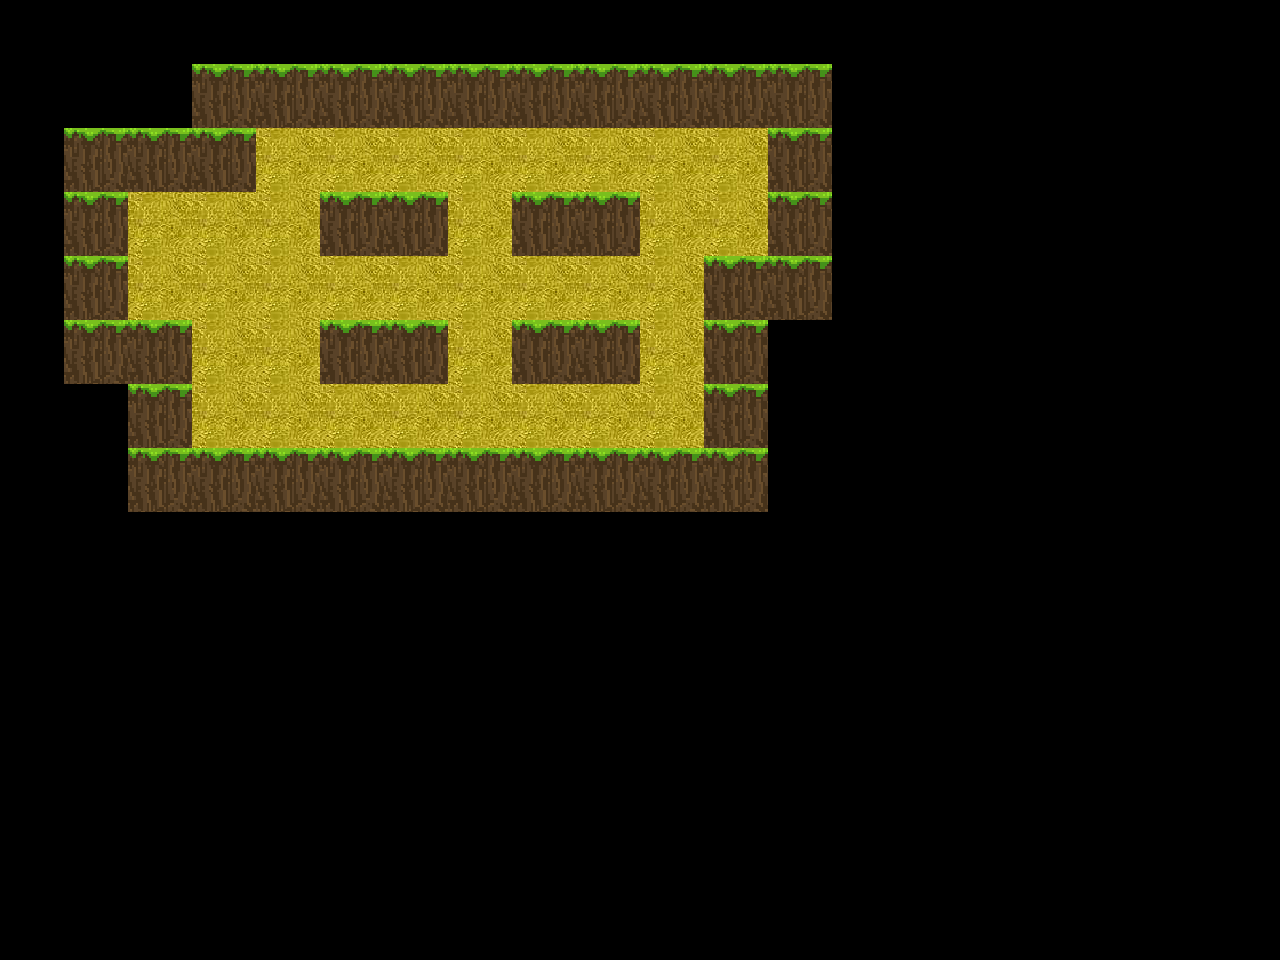

Rendered tile map (Tiled .tmx) drawn with the repository's tilesets; below, a short description and the full map source, tile grids included:
An orthogonal 20x15 tile map with 64x64 px tiles, 2 tile layers (Block, Road), 4 tilesets and 11 objects.

<map version="1.5" tiledversion="1.6.0" orientation="orthogonal" renderorder="right-down" width="20" height="15" tilewidth="64" tileheight="64" infinite="0" nextlayerid="10" nextobjectid="1292">
 <tileset firstgid="1" name="MapImage1" tilewidth="64" tileheight="64" tilecount="63" columns="9">
  <image source="../MapImage1.png" width="576" height="448" />
 </tileset>
 <tileset firstgid="64" name="role" tilewidth="64" tileheight="64" tilecount="1" columns="1">
  <image source="../role.png" width="64" height="64" />
 </tileset>
 <tileset firstgid="65" name="box1" tilewidth="64" tileheight="64" tilecount="1" columns="1">
  <image source="../box1.png" width="64" height="64" />
 </tileset>
 <tileset firstgid="66" name="point" tilewidth="64" tileheight="64" tilecount="1" columns="1">
  <image source="../point4.png" width="64" height="64" />
 </tileset>
 <layer id="1" name="Block" width="20" height="15">
  <data encoding="csv">
0,0,0,0,0,0,0,0,0,0,0,0,0,0,0,0,0,0,0,0,
0,0,0,36,36,36,36,36,36,36,36,36,36,0,0,0,0,0,0,0,
0,36,36,36,0,0,0,0,0,0,0,0,36,0,0,0,0,0,0,0,
0,36,0,0,0,36,36,0,36,36,0,0,36,0,0,0,0,0,0,0,
0,36,0,0,0,0,0,0,0,0,0,36,36,0,0,0,0,0,0,0,
0,36,36,0,0,36,36,0,36,36,0,36,0,0,0,0,0,0,0,0,
0,0,36,0,0,0,0,0,0,0,0,36,0,0,0,0,0,0,0,0,
0,0,36,36,36,36,36,36,36,36,36,36,0,0,0,0,0,0,0,0,
0,0,0,0,0,0,0,0,0,0,0,0,0,0,0,0,0,0,0,0,
0,0,0,0,0,0,0,0,0,0,0,0,0,0,0,0,0,0,0,0,
0,0,0,0,0,0,0,0,0,0,0,0,0,0,0,0,0,0,0,0,
0,0,0,0,0,0,0,0,0,0,0,0,0,0,0,0,0,0,0,0,
0,0,0,0,0,0,0,0,0,0,0,0,0,0,0,0,0,0,0,0,
0,0,0,0,0,0,0,0,0,0,0,0,0,0,0,0,0,0,0,0,
0,0,0,0,0,0,0,0,0,0,0,0,0,0,0,0,0,0,0,0
</data>
 </layer>
 <layer id="3" name="Road" width="20" height="15">
  <data encoding="csv">
0,0,0,0,0,0,0,0,0,0,0,0,0,0,0,0,0,0,0,0,
0,0,0,0,0,0,0,0,0,0,0,0,0,0,0,0,0,0,0,0,
0,0,0,0,54,54,54,54,54,54,54,54,0,0,0,0,0,0,0,0,
0,0,54,54,54,0,0,54,0,0,54,54,0,0,0,0,0,0,0,0,
0,0,54,54,54,54,54,54,54,54,54,0,0,0,0,0,0,0,0,0,
0,0,0,54,54,0,0,54,0,0,54,0,0,0,0,0,0,0,0,0,
0,0,0,54,54,54,54,54,54,54,54,0,0,0,0,0,0,0,0,0,
0,0,0,0,0,0,0,0,0,0,0,0,0,0,0,0,0,0,0,0,
0,0,0,0,0,0,0,0,0,0,0,0,0,0,0,0,0,0,0,0,
0,0,0,0,0,0,0,0,0,0,0,0,0,0,0,0,0,0,0,0,
0,0,0,0,0,0,0,0,0,0,0,0,0,0,0,0,0,0,0,0,
0,0,0,0,0,0,0,0,0,0,0,0,0,0,0,0,0,0,0,0,
0,0,0,0,0,0,0,0,0,0,0,0,0,0,0,0,0,0,0,0,
0,0,0,0,0,0,0,0,0,0,0,0,0,0,0,0,0,0,0,0,
0,0,0,0,0,0,0,0,0,0,0,0,0,0,0,0,0,0,0,0
</data>
 </layer>
 <objectgroup id="9" name="entity">
  <object id="1281" gid="66" x="448" y="192" width="64" height="64" />
  <object id="1282" gid="66" x="448" y="320" width="64" height="64" />
  <object id="1283" gid="66" x="320" y="320" width="64" height="64" />
  <object id="1284" gid="66" x="576" y="320" width="64" height="64" />
  <object id="1285" gid="66" x="448" y="448" width="64" height="64" />
  <object id="1286" gid="65" x="448" y="384" width="64" height="64" />
  <object id="1287" gid="65" x="256" y="384" width="64" height="64" />
  <object id="1288" gid="65" x="256" y="320" width="64" height="64" />
  <object id="1289" gid="65" x="448" y="256" width="64" height="64" />
  <object id="1290" gid="65" x="640" y="320" width="64" height="64" />
  <object id="1291" gid="64" x="128" y="256" width="64" height="64" />
 </objectgroup>
</map>